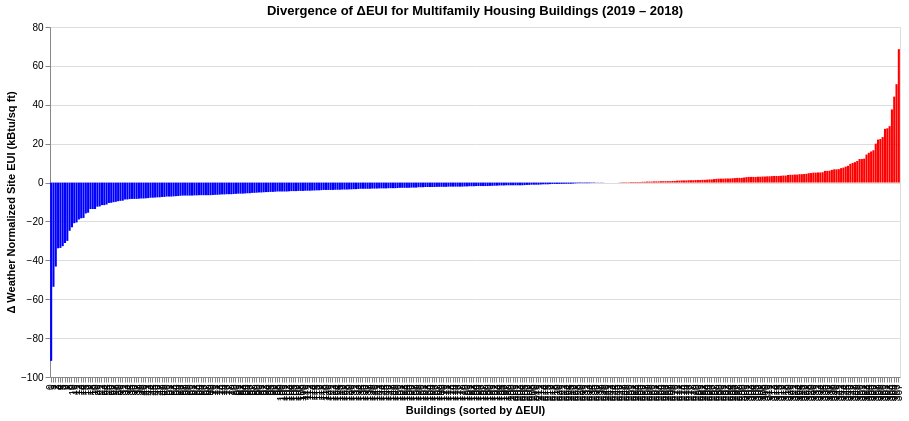

This figure's notebook cell:
### Markdown cell above
We will do the similar thing to multifamily housing, seeing the building energy change distribution for a stable/increased property type influenced by COVID.

### Code cell
plot_delta_divergence(
    df=energy_data,
    ptype="multifamily housing",
    year_before=2018,
    year_after=2019,
    eui_col="Weather Normalized Site EUI (kBtu/sq ft)",
    name_col="Property Name",
)

### Figure 1 — Vega-Lite specification as saved in the notebook (floating-point values rounded to 4 significant figures; data arrays with more than 128 entries replaced by an {"elided": "..."} marker saying what was removed)
{"config": {"view": {"continuousWidth": 300, "continuousHeight": 300}}, "data": {"name": "data-647766e5a9c825ca4d7fd4865733ca84"}, "mark": {"type": "bar"}, "encoding": {"color": {"field": "color", "scale": null, "type": "nominal"}, "tooltip": [{"field": "ID", "title": "Building ID", "type": "nominal"}, {"field": "Property Name", "title": "Property Name", "type": "nominal"}, {"field": "2018", "title": "EUI 2018", "type": "quantitative"}, {"field": "2019", "title": "EUI 2019", "type": "quantitative"}, {"field": "delta", "title": "ΔEUI", "type": "quantitative"}], "x": {"field": "xpos", "title": "Buildings (sorted by ΔEUI)", "type": "ordinal"}, "y": {"field": "delta", "title": "Δ Weather Normalized Site EUI (kBtu/sq ft)", "type": "quantitative"}}, "height": 350, "params": [{"name": "param_1e9efca18e7a2868", "select": {"type": "interval", "encodings": ["x", "y"]}, "bind": "scales"}], "title": "Divergence of ΔEUI for Multifamily Housing Buildings (2019 – 2018)", "width": 850, "$schema": "https://vega.github.io/schema/vega-lite/v6.1.0.json", "datasets": {"data-647766e5a9c825ca4d7fd4865733ca84": {"elided": "368 records"}}}
